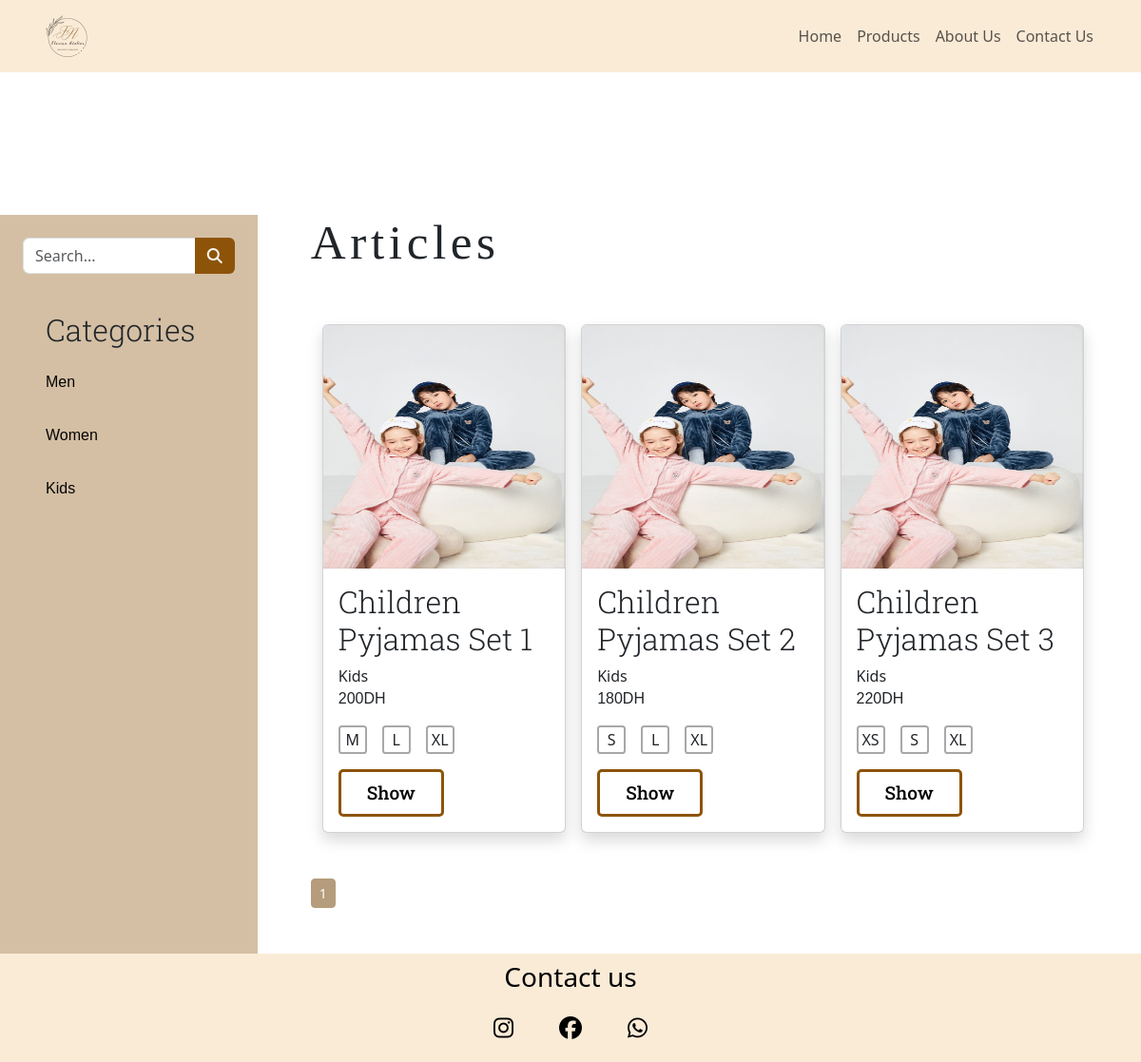
/Code/User/articls.php?category=3, run on the app's committed database.
### tables this page shows
CREATE TABLE `categories` (
  `id_category` int(11) NOT NULL,
  `name_category` varchar(50) NOT NULL
);

CREATE TABLE `products` (
  `Id_product` int(11) NOT NULL,
  `nom_product` varchar(50) NOT NULL,
  `description` varchar(50) NOT NULL,
  `price` int(11) NOT NULL,
  `id_category` int(11) DEFAULT NULL
);

CREATE TABLE `images` (
  `id_image` int(11) NOT NULL,
  `url_image` varchar(50) NOT NULL,
  `Id_product` int(11) NOT NULL
);

CREATE TABLE `size` (
  `Id_size` int(11) NOT NULL,
  `name_size` varchar(50) NOT NULL
);

### Code/Admin/manager/gestioncategory.php (called while the page is built, shortened)
<?php
require_once(__ROOT__ . '/Entity/category.php');
class Gestioncategory {
    private $db;
    function __construct() {
        $DB_HOST='localhost';
        $DB_USER='root';
        $DB_PASSWORD='';
        $DB_DATABSE='FILL-ROUGE';
        $this->db = new PDO("mysql:host={$DB_HOST};dbname={$DB_DATABSE}", $DB_USER, $DB_PASSWORD);
        $this->db->setAttribute(PDO::ATTR_ERRMODE, PDO::ERRMODE_EXCEPTION);
    }
    public function Select($where) {
        $sql = 'SELECT id_category, name_category FROM categories';
        if ($where != null) {
            $sql .= " WHERE $where";
        }
        $stmt = $this->db->prepare($sql);
        $stmt->execute();
        $category_data = $stmt->fetchAll(PDO::FETCH_ASSOC);
        $categorys = array();
        foreach ($category_data as $category_data) {
            $category = new category();
            $category->setId($category_data['id_category']);
            $category->setName($category_data['name_category']);
            array_push($categorys, $category);
        }
        return $categorys;
    }
}
?>

### Code/Admin/Entity/category.php (called while the page is built)
<?php
class Category {
    private $Id;
    private $Name;
    public function getId() {
        return $this->Id;
    }
    public function setId($id) {
        $this->Id = $id;
    }
    public function getName() {
        return $this->Name;
    }
    public function setName($name) {
        $this->Name = $name;
    }
}
?>

### Code/Admin/manager/gestionproduct.php (called while the page is built, shortened)
<?php
require_once(__ROOT__ . '/Entity/product.php');
class Gestionproduct {
    private $db;
    function __construct() {
        $DB_HOST='localhost';
        $DB_USER='root';
        $DB_PASSWORD='';
        $DB_DATABSE='FILL-ROUGE';
        $this->db = new PDO("mysql:host={$DB_HOST};dbname={$DB_DATABSE}", $DB_USER, $DB_PASSWORD);
        $this->db->setAttribute(PDO::ATTR_ERRMODE, PDO::ERRMODE_EXCEPTION);
    }
    public function selectWithPagination($column, $value, $perPage = 1) {
        $where = '';
        $params = array();
        if (!empty($column) && !empty($value)) {
            $where = "WHERE $column LIKE :value";
            $params[':value'] = "$value%";
        }
        $countQuery = "SELECT COUNT(*) as count FROM products $where";
        $countStmt = $this->db->prepare($countQuery);
        $countStmt->execute($params);
        $totalCount = $countStmt->fetch(PDO::FETCH_ASSOC)['count'];
        $currentPage = isset($_GET['page']) ? (int)$_GET['page'] : 1;
        $offset = ($currentPage - 1) * $perPage;
        $limit = $perPage;
        $query = "SELECT * FROM products $where LIMIT $limit OFFSET $offset";
        $stmt = $this->db->prepare($query);
        $stmt->execute($params);
        $product_data = $stmt->fetchAll(PDO::FETCH_ASSOC);
        $products = array();
        foreach ($product_data as $product_data) {
            $product = new Product();
            $product->setId($product_data['Id_product']);
            $product->setName($product_data['nom_product']);
            $product->setDescription($product_data['description']);
            $product->setPrice($product_data['price']);
            $product->setCategory($product_data['id_category']);
            array_push($products, $product);
        }
        $totalPages = ceil($totalCount / $perPage);
        return array(
            'query'=>$query,
            'result' => $products,
            'currentPage' => $currentPage,
            'totalCount' => $totalCount,
            'totalPages' => $totalPages
        );
    }
}
?>

### Code/Admin/manager/gestionimage.php (called while the page is built, shortened)
<?php
require_once(__ROOT__ . '/Entity/image.php');
class Gestionimage {
    private $db;
    function __construct() {
        $DB_HOST='localhost';
        $DB_USER='root';
        $DB_PASSWORD='';
        $DB_DATABSE='FILL-ROUGE';
        $this->db = new PDO("mysql:host={$DB_HOST};dbname={$DB_DATABSE}", $DB_USER, $DB_PASSWORD);
        $this->db->setAttribute(PDO::ATTR_ERRMODE, PDO::ERRMODE_EXCEPTION);
    }
    public function Select($where) {
        $sql = 'SELECT id_image, url_image,Id_product FROM images';
        if ($where != null) {
            $sql .= " WHERE $where";
        }
        $stmt = $this->db->prepare($sql);
        $stmt->execute();
        $image_data = $stmt->fetchAll(PDO::FETCH_ASSOC);
        $images = array();
        foreach ($image_data as $image_data) {
            $image = new image();
            $image->setId($image_data['id_image']);
            $image->setName($image_data['url_image']);
            $image->setProduct($image_data['Id_product']);
            array_push($images, $image);
        }
        return $images;
    }
}
?>

### Code/Admin/Entity/product.php (called while the page is built, shortened)
<?php
class Product {
    private $Price;
    private $Category;
    private $Id;
    private $Name;
    public function getId() {
        return $this->Id;
    }
    public function setId($id) {
        $this->Id = $id;
    }
    public function getName() {
        return $this->Name;
    }
    public function setName($name) {
        $this->Name = $name;
    }
    public function getPrice() {
        return $this->Price;
    }
    public function setPrice($price) {
        $this->Price = $price;
    }
    public function getCategory() {
        return $this->Category;
    }
    public function setCategory($category) {
        $this->Category = $category;
    }
}
?>

### Code/Admin/Entity/image.php (called while the page is built, shortened)
<?php
class Image{
      private $Name;
      public function getName() {
          return $this->Name;
      }
      public function setName($name) {
          $this->Name = $name;
      }
}
?>

### Code/Admin/manager/gestionassociation.php (called while the page is built, shortened)
<?php
require_once(__ROOT__ . '/Entity/association.php');
class Gestionassociation {
    private $db;
    function __construct() {
        $DB_HOST='localhost';
        $DB_USER='root';
        $DB_PASSWORD='';
        $DB_DATABSE='FILL-ROUGE';
        $this->db = new PDO("mysql:host={$DB_HOST};dbname={$DB_DATABSE}", $DB_USER, $DB_PASSWORD);
        $this->db->setAttribute(PDO::ATTR_ERRMODE, PDO::ERRMODE_EXCEPTION);
    }
    public function Select($where,$table) {
        $sql = "SELECT Id_product, Id_association FROM $table";
        if ($where != null) {
            $sql .= " WHERE $where";
        }
        $stmt = $this->db->prepare($sql);
        $stmt->execute();
        $association_data = $stmt->fetchAll(PDO::FETCH_ASSOC);
        $associations = array();
        foreach ($association_data as $association_data) {
            $association = new association();
            $association->setIdassociation($association_data['Id_association']);
            $association->setIdproduct($association_data['Id_product']);
            array_push($associations, $association);
        }
        return $associations;
    }
}
?>

### Code/Admin/manager/gestionsize.php (called while the page is built, shortened)
<?php
class Gestionsize {
    function __construct() {
        $DB_HOST='localhost';
        $DB_USER='root';
        $DB_PASSWORD='';
        $DB_DATABSE='FILL-ROUGE';
        $this->db = new PDO("mysql:host={$DB_HOST};dbname={$DB_DATABSE}", $DB_USER, $DB_PASSWORD);
    }
}
?>

### Code/Admin/Entity/association.php (called while the page is built, shortened)
<?php
class Association {
    private $Idassociation;
    public function getIdassociation() {
        return $this->Idassociation;
    }
    public function setIdassociation($Idassociation) {
        $this->Idassociation = $Idassociation;
    }
}
?>

### Code/User/articls.php (the view, shortened to what this page needs)
<?php
include './includes/head.php';
include "../Admin/manager/gestionproduct.php";
$gestionproduct = new Gestionproduct();
$products = $gestionproduct->selectWithPagination(null,null, 6);
include "../Admin/manager/gestioncategory.php";
$gestioncategory = new Gestioncategory();
$categorys = $gestioncategory->Select(null);
include "../Admin/manager/gestionsize.php";
$gestionsize = new Gestionsize();
include "../Admin/manager/gestionassociation.php";
$gestionassociation = new Gestionassociation();
include "../Admin/manager/gestionimage.php";
$gestionimage = new Gestionimage();
if(isset($_GET["category"]))
{
  $products = $gestionproduct->selectWithPagination('id_category',$_GET["category"], 6);
}
?>
<body>
  <?php
  include './includes/navbar.php'
  ?>
  <div class="d-flex flex-lg-row flex-md-row flex-column gap-2">
    <div class="sidebar  w-auto  p-4 ">
      <form action="" method="post">
        <div class="input-group mb-3">
          <input type="text" class="form-control" name="search" placeholder="Search..." aria-label="Search" aria-describedby="search-btn">
          <button class="btn btncolor" name="submit" type="submit" id="search-btn"><i class="fa-solid fa-magnifying-glass"></i></button>
        </div>
      </form>
      <div class="d-flex flex-column p-4 gap-3">
        <h2>Categories</h2>
        <?php
        foreach ($categorys as $category) {
        ?>
          <p><a href="articls.php?category=<?= $category->getId() ?>" class="category"><?= $category->getName() ?></a></p>
        <?php  } ?>
      </div>
    </div>
    <div class="container cards d-flex flex-column gap-5 justify-content-center p-5">
      <h1>Articles</h1>
      <div class="container">
        <div class="row row-cols-1 row-cols-md-2 row-cols-lg-3 g-3">
          <?php
          foreach ($products["result"] as $product) {
            $idcategory = $product->getCategory();
            $wherecategory = "id_category = $idcategory";
            $categorys = $gestioncategory->Select($wherecategory);
            $idproduct = $product->getId();
            $whereassociation = "Id_product = $idproduct";
            $color_products = $gestionassociation->Select($whereassociation, "products_color");
            $size_products = $gestionassociation->Select($whereassociation, "products_size");
            $image_products = $gestionimage->Select($whereassociation);
            $category = $categorys[0];
            $categoryName = $category->getName();
          ?>
            <div class="col">
              <div class="card shadow  rounded">
                <img src="../Assets/images/<?= $image_products[0]->getName() ?>" class="card-img-top" style="height: 16rem;" alt="...">
                <div class="card-body">
                  <h5 class="card-title"><?= $product->getName() ?></h5>
                  <div class="card-text">
                    <a><?= $categoryName ?></a>
                    <p><?= $product->getPrice() ?>DH</p>
                    <div class="d-flex gap-3">
                      <?php
                      foreach ($size_products as $size) {
                        $idsize = $size->getIdassociation();
                        $wheresize = "Id_size= $idsize";
                        $sizes = $gestionsize->Select($wheresize);
                        foreach ($sizes as $size) {
                      ?>
                          <div class="circle  d-flex justify-content-center align-items-center ">
                            <span class="circle-char"><?= $size->getName() ?></span>
                          </div>
                      <?php
                        }
                      }
                      ?>
                    </div>
                  </div>
                  <form action="product.php" method="post">
                    <input type="submit" value="Show" name="show" class="btn btn-color btn-block btn-flat mt-3 w-50">
                  </form>
                </div>
              </div>
            </div>
          <?php }
          ?>
        </div>
      </div>
      <div>
        <ul class="pagination pagination-sm m-0 ">
          <?php
          for ($i = 1; $i <= $products['totalPages']; $i++) :
            if ($i == $products['currentPage']) {
              echo '<li class="page-item active"> <a  class="page-link " href="#">' . $i . '</a> </li>';
            } else {
              echo '<li class="page-item "> <a  class="page-link " href="?page=' . $i . '">' . $i . '</a> </li>';
            }
          endfor;
          ?>
        </ul>
      </div>
    </div>
  </div>
  <?php
  include './includes/footer.php'
  ?>
</body>
</html>

### Code/Assets/style.css (style rules this page uses)
h1 { font-family: 'Dancing Script'; font-size: 3.2rem; font-weight: 500; letter-spacing: 0.09em; }
h2, h5 { font-family: 'Roboto Slab', serif; font-size: 2rem; font-weight: 300; }
p { font-family:Arial, Helvetica, sans-serif; font-size: 1rem; font-weight: 300; }
.category { text-decoration: none; color: #040404; }
.btn.btn-flat { font-family: 'Roboto Slab', serif; font-size: 1.2rem; font-weight: 500; border-radius: 5px; border: 3px solid #8D5409; height: 50px; background: transparent; -webkit-transition: 0.9s; transition: 0.9s; }
.btn-flat.btn-color { color: #040404; background: linear-gradient(30deg, #8D5409 50%, transparent 50%); background-position: right bottom; background-size: 300% 100%; }
.btncolor { color: #fffafa !important; background-color: #8D5409 !important; }
.circle { width: 20px; height: 20px; border-radius: 50%; }
.sidebar { margin-top: 150px; left: 0; background-color: #bb996d9f; }
.page-link { background-color: #B49C7C !important; color: white !important; border-color: #B49C7C !important; }
.cards { margin-top: 100px; }
.circle { width: 30px; height: 30px; border-radius: 12%; border: 2px solid #00000057; }

### data on the page
categories: name_category "Men"
categories: name_category "Women"
categories: name_category "Kids"
products: images.url_image (picture), nom_product "Children Pyjamas Set 1", id_category.name_category "Kids", price "200", size.name_size "L", size.name_size "XL"
size: name_size "M"
products: images.url_image (picture), nom_product "Children Pyjamas Set 2", id_category.name_category "Kids", price "180", size.name_size "S"
size: name_size "L"
size: name_size "XL"
products: images.url_image (picture), nom_product "Children Pyjamas Set 3", id_category.name_category "Kids", price "220"
size: name_size "XS"
size: name_size "S"
